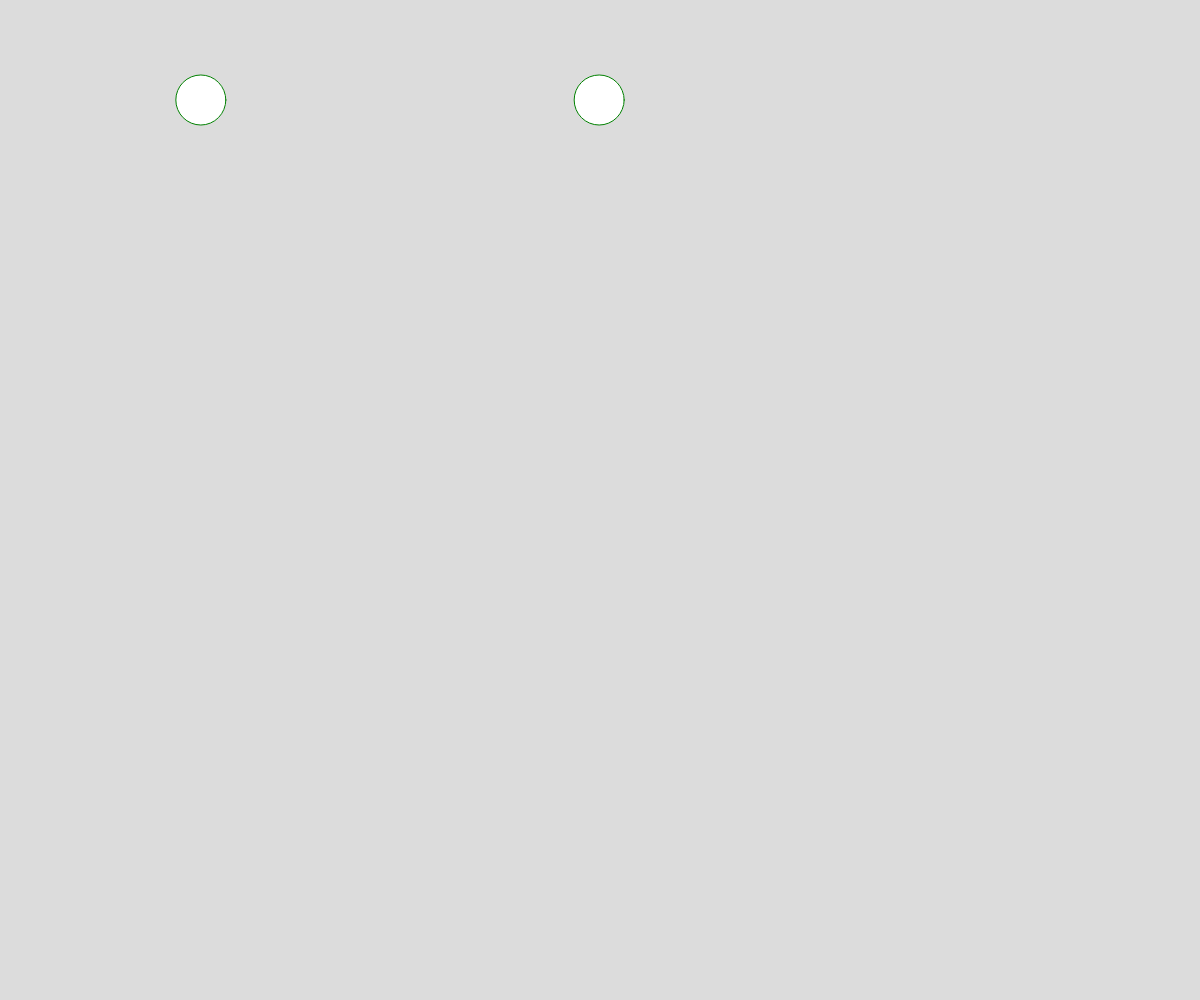
Frame 1 (no input)
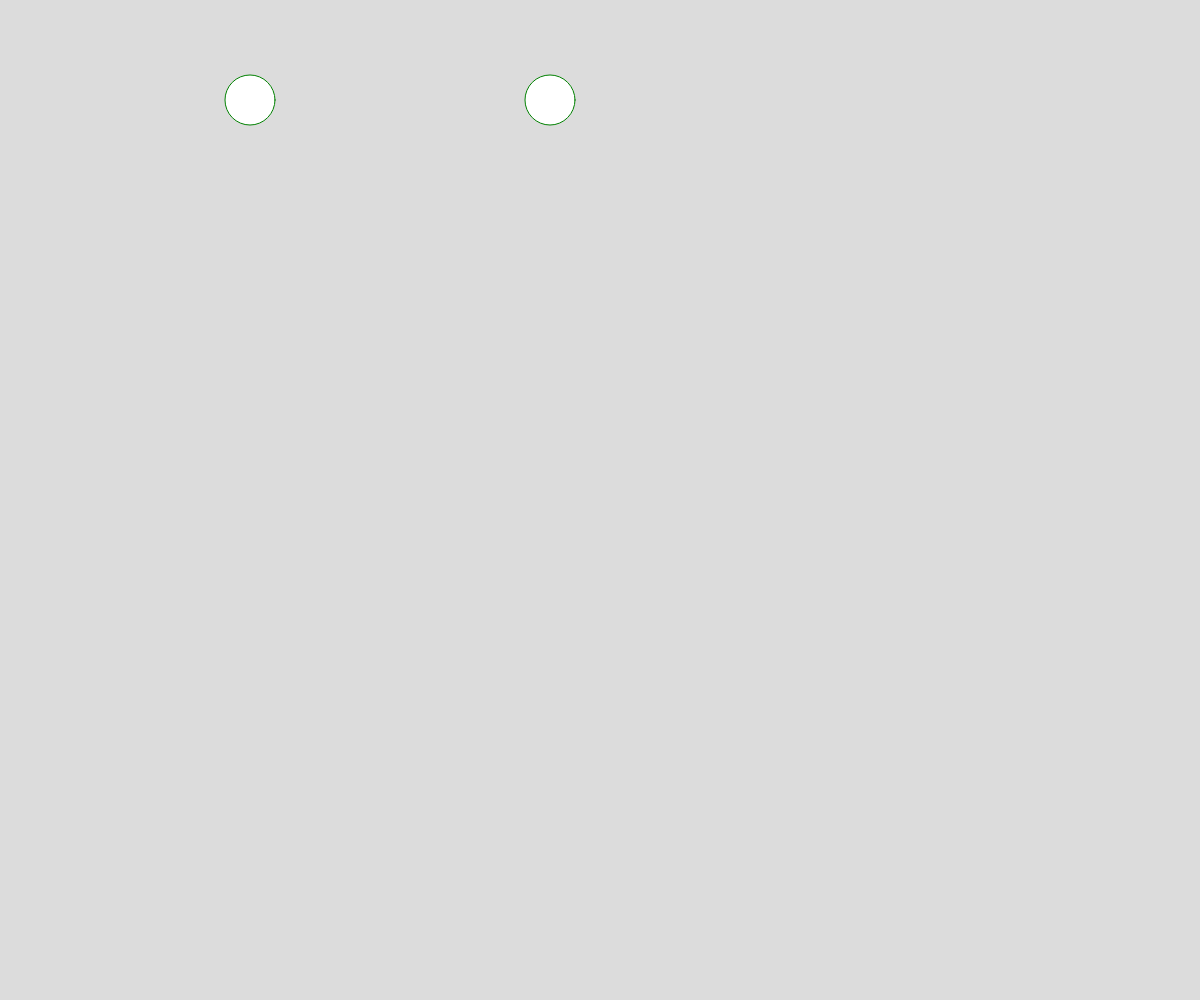
Frame 60 (no input)
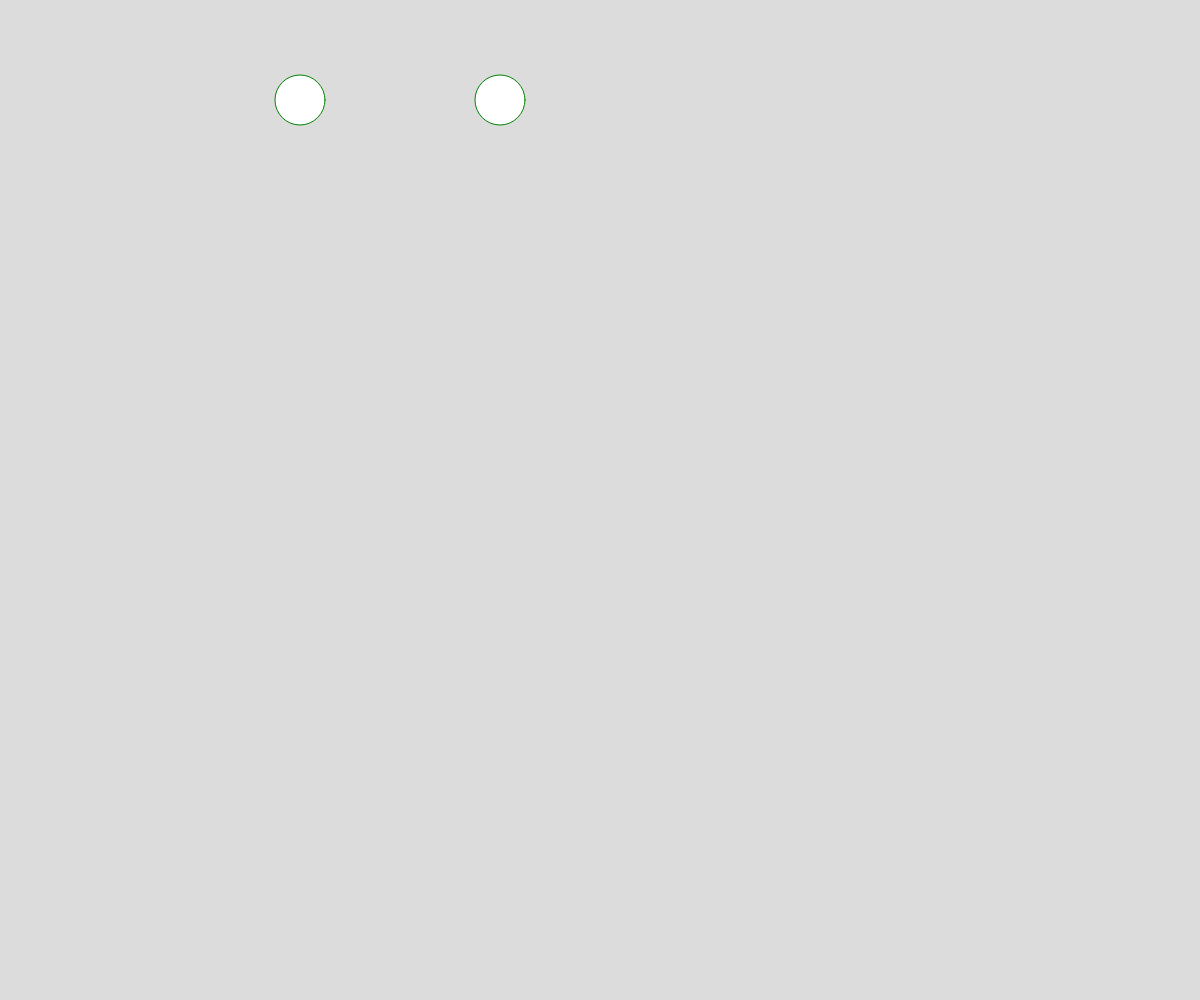
Frame 120 (the mouse pressed at the canvas centre since frame 60)

The p5.js sketch that drew these frames (run headless with seeded random() and noise() and a simulated clock; from frame 60 on, the mouse is pressed at the canvas centre):

// p5.js sketch
// ── sketch.js
let gameEngine;

function setup() {
    // GameSetup

    gameEngine = new GameEngine();

    let mainPlayer = new Entity({x: 200, y: 100});
    mainPlayer.addComponent(new Rigidbody(mainPlayer, 25, 1, {x:50, y:0}), -1);

    let secondPlayer = new Entity({x: 600, y: 100});
    secondPlayer.addComponent(new Rigidbody(secondPlayer, 25, 1, {x:-50, y:0}), -1);


    gameEngine.addEntity(mainPlayer);
    gameEngine.addEntity(secondPlayer);


}

function draw() {
    background(220);

    gameEngine.update();
}


class Entity{
    constructor(position = {x, y}){
        this.engine = null;
        this.id = null;

        this.components = {};
        this.priorityMap = new Map();
        
        const transform = new Transform(this, position, 0, 1);
        this.addComponent(transform, 0);

        const circleRenderer = new CircleRenderer(this, 25, color(255, 0, 0), {x: 0, y: 0});
        this.addComponent(circleRenderer, 1);
    }

    #orderComponents(){
        this.priorityMap = new Map([...this.priorityMap.entries()].sort((a, b) => a[0] - b[0]));
    }

    bind(engine, uuid){
        this.engine = engine;
        this.id = uuid;
    }

    addComponent(component, priority){
        this.components[component.constructor.name] = component;
        this.priorityMap.set(priority, component.constructor.name); 

        this.#orderComponents();
    }

    getComponent(component){
        if (typeof component === "string"){
            return this.components[component];
        }
        else if (component.constructor){
            return this.components[component.prototype.constructor.name];
        }
        else{
            throw new Error("Component type not supported");
        }
    }

    start(){
        if(!this.engine instanceof GameEngine)
            throw new Error("Engine not bound");

        for(let componentName in this.components){
            this.components[componentName].start();
        } 
    }

    update(){
        for(let componentName in this.components){
            this.components[componentName].update();
        }

        for(let componentName in this.components){
            this.components[componentName].render();
        }
    }
}

class GameEngine {
    constructor() {
        this.entities = [];
        this.idCounter = 0;

        // p5js setup
        createCanvas(windowWidth, windowHeight);
        noStroke();

        // debugging
        this.debugMode = true;


        this.systems = [
            new PhysicsSystem(this),

        ];

        for (const system of this.systems)
        {
            system.start();
        }

        for (let entity of this.entities)
        {
            entity.start();
        }
    }

    addEntity(entityInstance){
        this.entities.push(entityInstance); 
        entityInstance.bind(this, this.idCounter);

        this.idCounter++;
    }
    

    update(){
        for (const system of this.systems)
        {
            system.update();
        }

        for (let entity of this.entities){
            entity.update();
        } 
    }
}
// ── components.js
class ComponentBase{
    constructor(entity){ this.entity = entity; }
    start(){}
    update(){}
    render(){}
}
 
class Transform extends ComponentBase{
  constructor(entity, position = {x, y}, rotation = 0, scale){
    super(entity);

    this.position = position;
    this.rotation = rotation;
    this.scale = scale;
  }    
}

class CircleRenderer extends ComponentBase {
    constructor(entity, radius, p5Color, posititonialOffset = {x: 0, y: 0}){
        super(entity);
        this.radius = radius;
        this.p5Color = p5Color;
        this.posititonialOffset = posititonialOffset;
    }

    render(){
       circle(this.entity.components.Transform.position.x + this.posititonialOffset.x, this.entity.components.Transform.position.y + this.posititonialOffset.y, this.radius * 2); 
    }
}

class Rigidbody extends ComponentBase{
    constructor(entity, radius, mass, velocity = {x: 0, y:0}){
        super(entity);

        this.radius = radius;
        this.mass = mass;

        this.velocity = velocity;
        this.acceleration = {x: 0, y:0};

    }

    move(dt){
        this.velocity.x += this.acceleration.x * dt; 
        this.velocity.y += this.acceleration.y * dt; 

        this.entity.getComponent(Transform).position.x += this.velocity.x * dt;
        this.entity.getComponent(Transform).position.y += this.velocity.y * dt;
    }

    isColliding(otherRb){
        return (otherRb.radius + this.radius) > dist(otherRb.entity.getComponent(Transform).position.x, otherRb.entity.getComponent(Transform).position.y, this.entity.getComponent(Transform).position.x, this.entity.getComponent(Transform).position.y);
    }

    start(){
        this.type = "dynamic";

        if (this.entity.getComponent(CircleRenderer)){
            this.entity.getComponent(CircleRenderer).radius = this.radius;
        }

    }

    update(){
        const dt = deltaTime / 1000;
        this.move(dt);
    }

    render(){
        if (!this.entity.engine.debugMode) return;

        stroke("Green");
        strokeWeight(1);
        circle(this.entity.getComponent(Transform).position.x, this.entity.getComponent(Transform).position.y, this.radius*2);
        noStroke();
    }
}
// ── systems.js
class BaseSystem{
    constructor(engine){ this.engine = engine; }
    start(){}
    update(){}
}

class PhysicsSystem extends BaseSystem{
    constructor(engine){
        super(engine);
    }

    resolveCollision(body1, body2) {
        // Step 1: Calculate the relative velocity
        const pos1 = body1.entity.getComponent(Transform).position;
        const pos2 = body2.entity.getComponent(Transform).position;

        const relativeVelocity = {
            x: body2.velocity.x - body1.velocity.x,
            y: body2.velocity.y - body1.velocity.y,
        };

        // Step 2: Calculate the normal vector
        const normal = {
            x: pos2.x - pos1.x,
            y: pos2.y - pos1.y,
        };

        // Calculate the magnitude of the normal vector
        const distance = Math.sqrt(normal.x ** 2 + normal.y ** 2);

        // Prevent division by zero in case of overlapping bodies
        if (distance === 0) return;

        const normalUnit = {
            x: normal.x / distance,
            y: normal.y / distance,
        };

        // Step 3: Calculate the velocity along the normal
        const velocityAlongNormal = 
            relativeVelocity.x * normalUnit.x +
            relativeVelocity.y * normalUnit.y;

        // If velocities are separating, no collision resolution is needed
        if (velocityAlongNormal > 0) return;

        // Step 4: Calculate restitution (elasticity, assuming 1 for perfect elastic collision)
        const restitution = 1; // Modify this if you want inelastic collisions

        // Step 5: Calculate the impulse scalar
        const impulseScalar = 
            -(1 + restitution) * velocityAlongNormal /
            (1 / body1.mass + 1 / body2.mass);

        // Step 6: Calculate impulse vector
        const impulse = {
            x: impulseScalar * normalUnit.x,
            y: impulseScalar * normalUnit.y,
        };

        // Step 7: Apply impulse to both bodies
        body1.velocity.x -= impulse.x / body1.mass;
        body1.velocity.y -= impulse.y / body1.mass;

        body2.velocity.x += impulse.x / body2.mass;
        body2.velocity.y += impulse.y / body2.mass;
    }


    start(){

    }

    update(){
        for (let entity1 of this.engine.entities) {
            const rigidbody1 = entity1.getComponent(Rigidbody);
            if (!rigidbody1) continue;

            for (let entity2 of this.engine.entities) {
                const rigidbody2 = entity2.getComponent(Rigidbody);
                if (!rigidbody2 || !rigidbody2.isColliding(rigidbody1) || entity1.id === entity2.id) continue;

                this.resolveCollision(rigidbody2, rigidbody1);
                console.log("resolving")
            }
        }
    }
}
